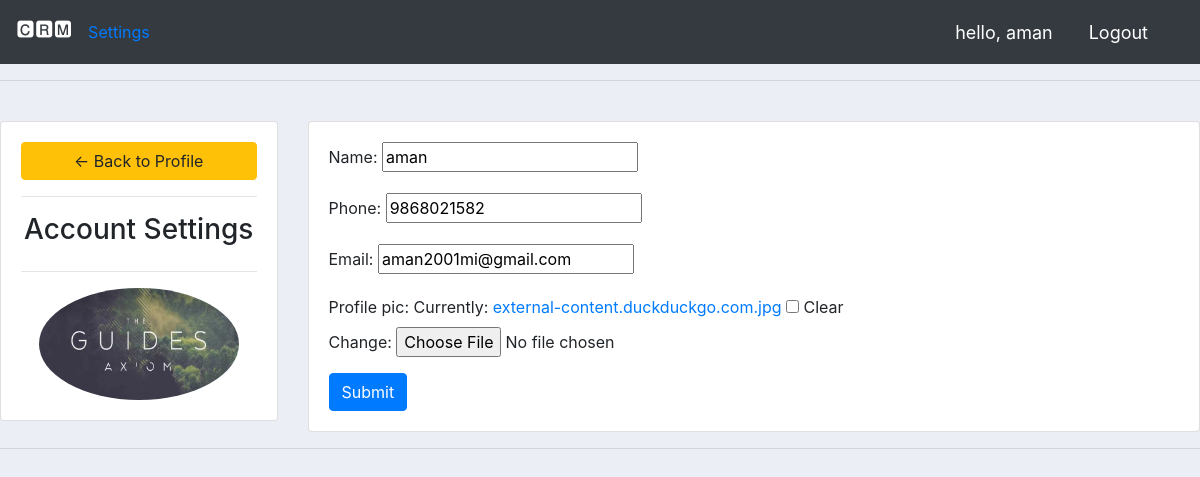
Page /account/ (signed in) on the committed database.
### accounts/models.py (models this page shows, shortened)
class Customers(models.Model):
	user = models.OneToOneField(User,null=True,on_delete=models.CASCADE)
	name= models.CharField(max_length=200,null=True)
	phone = models.CharField(max_length=200,null=True)
	email = models.EmailField(null=True)
	profile_pic = models.ImageField(default='default.jpg',null=True,blank=True)
	date_created = models.DateTimeField(auto_now_add=True,null=True)
	class Meta:
		verbose_name="Customer"
		verbose_name_plural="Customers"

### accounts/decorators.py (the view)
		def wrapper_func(request,*args,**kwargs):
			group = None
			if request.user.groups.exists():
				group = request.user.groups.all()[0].name
			if group in allowed_roles:
				return view_func(request,*args,**kwargs)
			else:
				return HttpResponse("Not autharized")

### accounts/forms.py
class CustomerForm(forms.ModelForm):
	class Meta:
		model = Customers
		fields = "__all__"
		exclude = ['user']

### accounts/views.py (called while the page is built)
@login_required
@allowed_users(allowed_roles=['customer'])
def accountSettings(request):
	customer = request.user.customers
	if request.method=='POST':
		form = CustomerForm(request.POST,request.FILES,instance=customer)
		if form.is_valid():
			form.save()
	else:
		form = CustomerForm(instance=customer)
	context={
		'form':form,
	}
	return render(request,'accounts/accountSettings.html',context)

### accounts/templates/accounts/accountSettings.html (shortened to what this page needs)
{%  extends 'accounts/main.html' %}
{% load static %}
{% block content %}
<br>
<div class="row">
	<div class="col-md-3">
		<div class="card card-body">
			<a class="btn btn-warning" href="{% url 'accounts:home' %}"> &#8592; Back to Profile</a>
			<hr>
			<h3 style="text-align: center">Account Settings</h3>
			<hr>
			<img class="profile-pic" src="{{request.user.customers.profile_pic.url}}" >
		</div>
	</div>
	<div class="col-md-9">
		<div class="card card-body">
			<form method="POST" action="" enctype="multipart/form-data">
				{{form.as_p}}
			<input class="btn btn-primary" type="submit" name="Update Information">
			</form>
		</div>
	</div>
</div>
{% endblock %}

### accounts/templates/accounts/navbar.html (shortened to what this page needs)
{% load static %}
<nav class="navbar navbar-expand-lg navbar-dark bg-dark">
  <h3 class="navbar-brand" href="/">🅲🆁🅼</h3>
  <div class="collapse navbar-collapse" id="navbarNavAltMarkup">
    <div class="navbar-nav">
      {% if request.user.is_staff %}
      <a class="nav-item nav-link active" href="{% url 'accounts:home' %}">Dashboard</a>
      <a class="nav-item nav-link" href="{% url 'accounts:products' %}">Products</a>
      {% else %}
      <a calss="nav-item nav-link active hello-msg" href="{% url 'accounts:account' %}">Settings</a>
      {% endif %}
    </div>
  </div>
  <span class="hello-msg">hello, {{request.user}}</span>
  <span><a href="{% url 'accounts:logout' %}" class="nav-item nav-link active hello-msg">Logout</a></span>
</nav>

### static/css/master.css (style rules this page uses)
body { background-color: #ebeff5; }

### accounts/templates/accounts/navbar.html (style rules this page uses)
.hello-msg { font-size: 18px; color: #fff; margin-right: 20px ; }

### accounts/templates/accounts/accountSettings.html (style rules this page uses)
.profile-pic { max-width: 200px; max-height:200px; margin: 0 auto; border-radius: 50%; }

### rows in the picture
Customers: name "aman", phone "9868021582", email "aman2001mi@gmail.com"

### other values in the picture
{{ request.user }} "aman"
